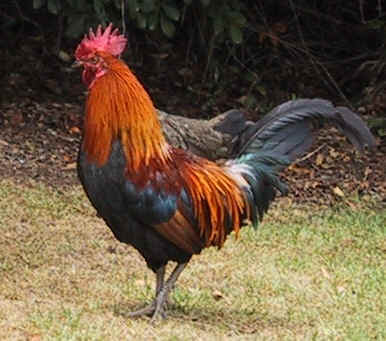
%> input picture assets/rooster.jpg, 386 x 341 px
$ octave imageConversion.m   (GNU Octave 9; MATLAB toolbox functions it lacks are replaced by stand-ins)
%> lines starting %> are read from the running program, lines starting %| are printed output that depends on the picture; long printed decimals are rounded
% Clear previous data and setup
clear;
clc;
close all;

% Load the rooster image from the assets folder
Ia = imread('/MATLAB Drive/assets//rooster.jpg');
%> Ia is the input picture: size 341x386x3 uint8; mean R, G, B 110, 91.4, 68

% Convert RGB to grayscale (intensity format)
Igray = rgb2gray(Ia);
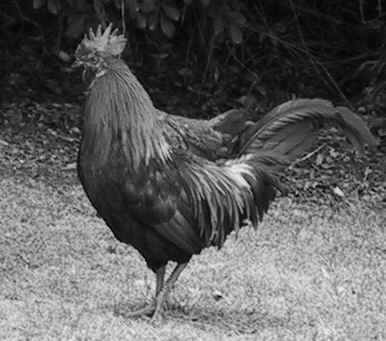
%> Igray: size 341x386 uint8; min 0, max 242, mean 94.3

% Convert the grayscale image from uint8 to double
Igray_double = im2double(Igray);

% Extract and display pixel intensity values at specified coordinates
pixel1 = Igray_double(317, 101);
%> pixel1 = 0.745
pixel2 = Igray_double(194, 177);
%> pixel2 = 0.224
pixel3 = Igray_double(149, 30);
%> pixel3 = 0.267

% Display the values
disp(['Pixel intensity at (317,101): ', num2str(pixel1)]);
%| Pixel intensity at (317,101): 0.7451
disp(['Pixel intensity at (194,177): ', num2str(pixel2)]);
%| Pixel intensity at (194,177): 0.2235
disp(['Pixel intensity at (149,30): ', num2str(pixel3)]);
%| Pixel intensity at (149,30): 0.2667

$ run again, with assets/indoor.jpg copied over assets/rooster.jpg
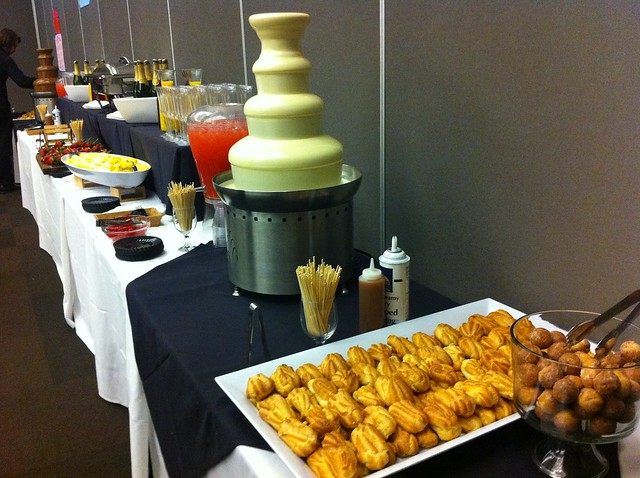
%> input picture assets/indoor.jpg, 640 x 478 px
%> Ia is the input picture: size 478x640x3 uint8; mean R, G, B 104.1, 93.9, 71.5
%> `Igray = rgb2gray(Ia);`:
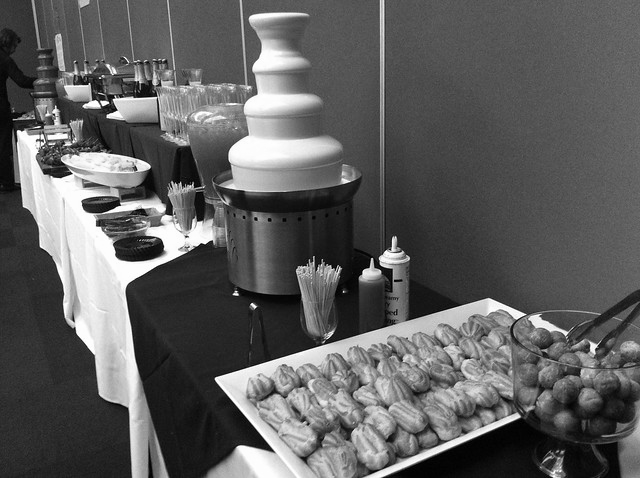
%> Igray: size 478x640 uint8; min 0, max 255, mean 94.4
%> pixel1 = 0.875
%> pixel2 = 0.753
%> pixel3 = 0.949
%| Pixel intensity at (317,101): 0.8745
%| Pixel intensity at (194,177): 0.7529
%| Pixel intensity at (149,30): 0.949

$ run again, with assets/panda_01.jpg copied over assets/rooster.jpg
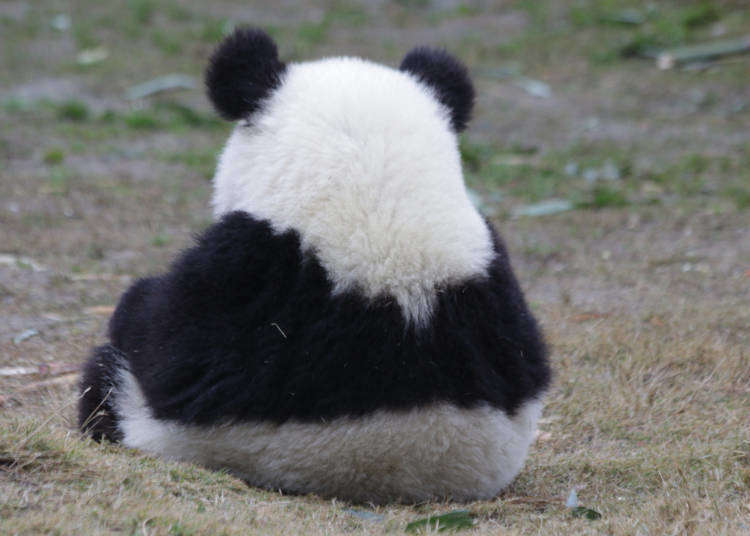
%> input picture assets/panda_01.jpg, 750 x 536 px
%> Ia is the input picture: size 536x750x3 uint8; mean R, G, B 114, 114.5, 111.6
%> `Igray = rgb2gray(Ia);`:
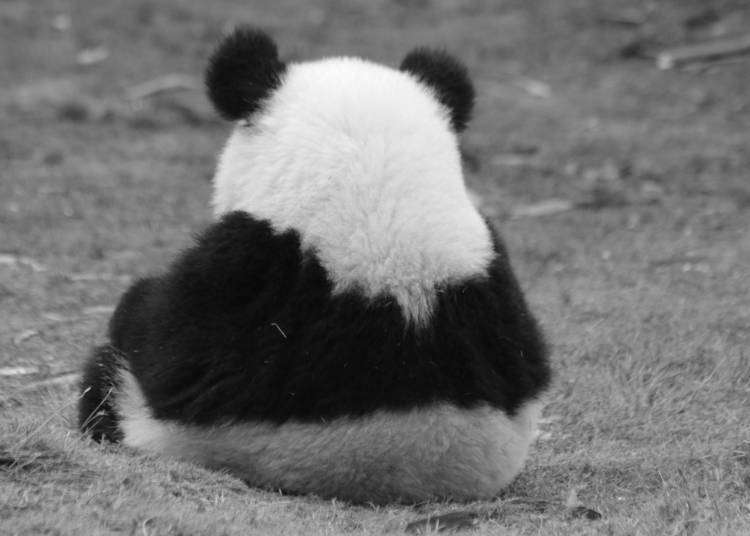
%> Igray: size 536x750 uint8; min 0, max 254, mean 114
%> pixel1 = 0.584
%> pixel2 = 0.486
%> pixel3 = 0.451
%| Pixel intensity at (317,101): 0.5843
%| Pixel intensity at (194,177): 0.4863
%| Pixel intensity at (149,30): 0.451
